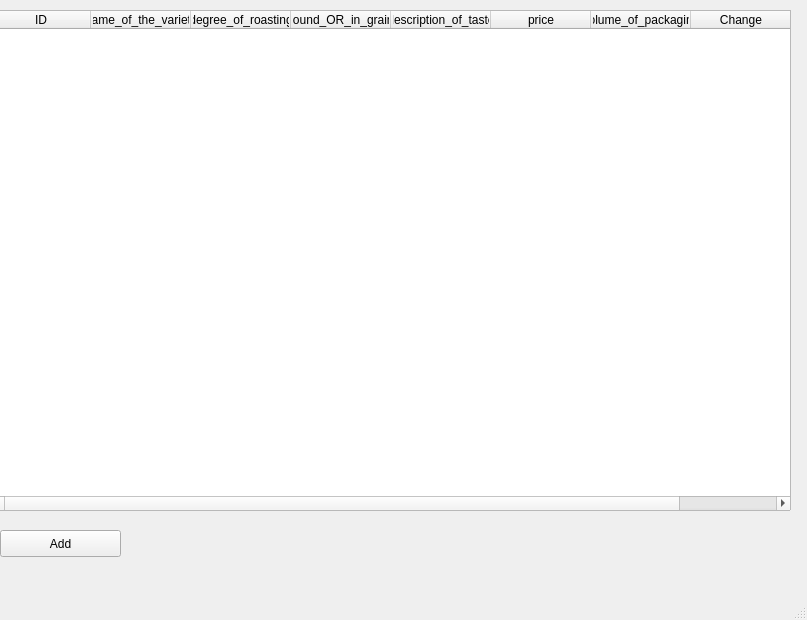
<?xml version="1.0" encoding="UTF-8"?>
<ui version="4.0">
 <class>MainWindow</class>
 <widget class="QMainWindow" name="MainWindow">
  <property name="geometry">
   <rect>
    <x>0</x>
    <y>0</y>
    <width>807</width>
    <height>620</height>
   </rect>
  </property>
  <property name="windowTitle">
   <string>MainWindow</string>
  </property>
  <widget class="QWidget" name="centralwidget">
   <widget class="QTableWidget" name="tableWidget">
    <property name="geometry">
     <rect>
      <x>-10</x>
      <y>10</y>
      <width>801</width>
      <height>501</height>
     </rect>
    </property>
    <column>
     <property name="text">
      <string>ID</string>
     </property>
    </column>
    <column>
     <property name="text">
      <string>name_of_the_variety</string>
     </property>
    </column>
    <column>
     <property name="text">
      <string>degree_of_roasting</string>
     </property>
    </column>
    <column>
     <property name="text">
      <string>ground_OR_in_grains</string>
     </property>
    </column>
    <column>
     <property name="text">
      <string>description_of_taste</string>
     </property>
    </column>
    <column>
     <property name="text">
      <string>price</string>
     </property>
    </column>
    <column>
     <property name="text">
      <string>volume_of_packaging</string>
     </property>
    </column>
    <column>
     <property name="text">
      <string>Change</string>
     </property>
    </column>
   </widget>
   <widget class="QPushButton" name="pushButton">
    <property name="geometry">
     <rect>
      <x>0</x>
      <y>530</y>
      <width>121</width>
      <height>27</height>
     </rect>
    </property>
    <property name="text">
     <string>Add</string>
    </property>
   </widget>
  </widget>
  <widget class="QMenuBar" name="menubar">
   <property name="geometry">
    <rect>
     <x>0</x>
     <y>0</y>
     <width>807</width>
     <height>24</height>
    </rect>
   </property>
  </widget>
  <widget class="QStatusBar" name="statusbar"/>
 </widget>
 <resources/>
 <connections/>
</ui>
